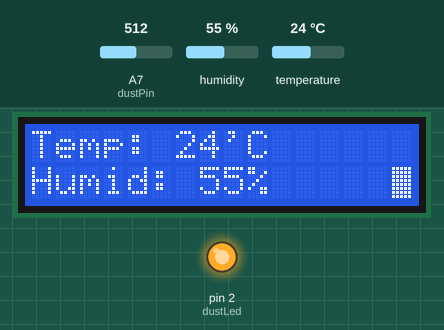
Recording of a sketch running on a simulated Arduino Mega 2560, built with avr-gcc and run on an emulated ATmega2560. Parts: 16×2 character LCD, output pins drawn as LEDs (lit = HIGH). The test bench sets the inputs (shaded band); at power-on: humidity 55 %, temperature 24 °C, A7 (dustPin) = 512. The modem accepts every AT command (registered, SIM ready, sends succeed) and sends nothing else; what the sketch prints to the serial monitor is not drawn.

Above: at 12.8 s.
12.9 s: humidity set to 22 %
At 21.4 s:
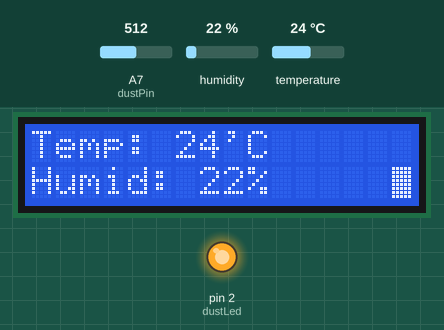
21.7 s: temperature set to 12 °C
At 30.0 s:
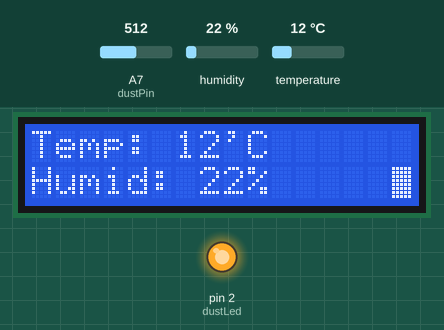
30.3 s: humidity set to 40 %
At 37.9 s:
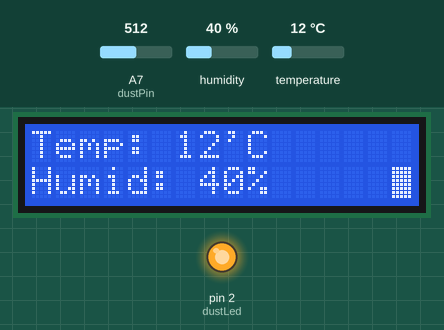
38.6 s: temperature set to 19 °C
At 46.7 s:
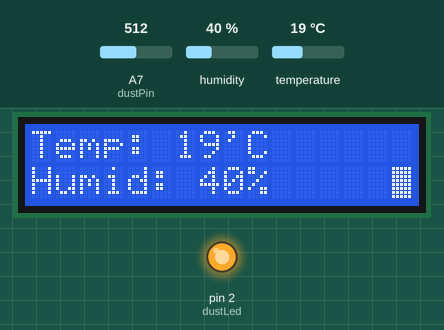
Timing chart, 0 to 47.9 s (numbered marks = the images above; inputs shaded):
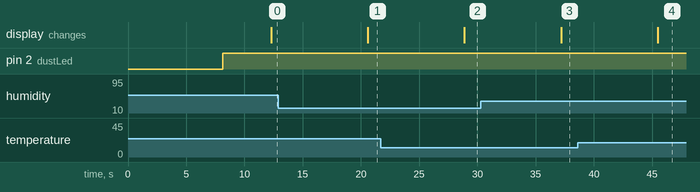

Measured:
- after the input at 12.9 s, the display: changes after 7.7 s (image 1)
- after the input at 21.7 s, the display: changes after 7.2 s (image 2)
- after the input at 30.3 s, the display: changes after 6.9 s (image 3)
- after the input at 38.6 s, the display: changes after 6.9 s (image 4)

The sketch:

IoT.ino
```cpp
#include <SoftwareSerial.h> // SofrwareSerial 사용을 위한 라이브러리
#include <LiquidCrystal.h> // LCD 사용을 위한 라이브러리
#include <DHT.h> // 온습도 센서 사용을 위한 라이브러리

#define SSID "Exynos8890" // 연결 할 AP의 SSID
#define PASS "icnxkmaster" // 연결 할 AP의 Password
#define DST_IP "strixqlater.iptime.org" //서버 측 주소 값
#define dhtPin 7 // 온습도 센서 Data Pin
#define dustPin A7 // 미세먼지 센서 Analog Pin
#define dustLed 2 // 미세먼지 센서 LED Pin

SoftwareSerial dbgSerial(10, 11); // ESP8266 소프트웨어 시리얼 통신을 위한 Rx, Tx 설정
LiquidCrystal lcd(48, 49, 50, 51, 52, 53);
DHT dht(dhtPin, DHT11); // 온습도 센서 초기화

int temp; // 온도 변수 선언
int humid; // 습도 변수 선언

float dustVal = 0; // 미세먼지 Analog 데이터 값 저장 변수 선언
float dustDensity = 0; // 미세먼지 측정값 변수 선언
int delayTime = 280; // 미세먼지 측정 시 LED 꺼짐 시간
int delayTime2 = 40; // 미세먼지 측정 시 LED 켜짐 시간
float offTime = 9680; // 미세먼지 측정 대기 시간

void setup() {
  Serial.begin(9600); // 시리얼 포트 초기화
  Serial.setTimeout(5000); // 시리얼 포트 타임아웃 설정
  dbgSerial.begin(9600); // ESP8266 포트 초기화
  lcd.begin(16, 2); // LCD 모듈 초기화
  pinMode(dustLed, OUTPUT); // 미세먼지 센서 LED 초기화

  Serial.println("ESP8266");
  Serial.println("connecting...");

  lcd.home();
  lcd.clear();
  lcd.print("Initializing...");
  lcd.setCursor(0, 1);
  lcd.print("@codegazer");

  // ESP8266 모듈을 이용하여 AP 연결
  boolean connected = false;
  for(int i = 0; i < 10; i++) {
    if(connectWiFi()) {
      connected = true;
      break;
    }
  }

  if(!connected) {
    while(1);
  }
  delay(5000);

  dbgSerial.println("AT+CIPMUX=0");
}

// 센서 값을 서버 측으로 전송 함수
void DataToServer() {
  temp = dht.readTemperature(); // 온도 측정
  humid = dht.readHumidity(); // 습도 측정

  //미세먼지 측정
  digitalWrite(dustLed,LOW);
  delayMicroseconds(delayTime);
  dustVal = analogRead(dustPin);
  delayMicroseconds(delayTime2);
  digitalWrite(dustLed,HIGH);
  delayMicroseconds(offTime);
  dustDensity = 0.17*(dustVal*0.0049)-0.1;

  // 서버와의 연결 시도
  String cmd = "AT+CIPSTART=\"TCP\",\"";
  cmd += DST_IP;
  cmd += "\",80";
  Serial.println(cmd);
  dbgSerial.println(cmd);

  // TCP 연결 오류 체크
  if(dbgSerial.find("Error")) {
    Serial.println("TCP connect error");
    return;
  }

  // 서버 측으로 센서에서 받아온 정보를 전송
  cmd = "GET /data.php?temp=";
  cmd += temp;
  cmd += "&humid=";
  cmd += humid;
  cmd += "&dust=";
  cmd += dustDensity;
  cmd += "\r\n";
  dbgSerial.print("AT+CIPSEND=");
  dbgSerial.println(cmd.length());

  Serial.println(cmd);

  // 서버 측으로 센서 정보 전송 성공
  if(dbgSerial.find(">")) {
    Serial.print(">");
  }

  // 서버 측으로 센서 정보 전송 실패
  else {
    dbgSerial.println("AP+CIPCLOSE");
    Serial.println("connection timeout!");
    delay(1000);
    return;
  }

  dbgSerial.print(cmd);
  delay(2000);

  while(Serial.available()) {
    char c = Serial.read();
    dbgSerial.write(c);
    if(c == '\r') dbgSerial.print('\n');
  }
  Serial.println(" OK");
  delay(1000);
}

// 센서의 정보를 LCD로 출력하는 함수
void lcdPrint() {
  lcd.clear();
  lcd.print("Temp: ");
  lcd.print(temp);
  lcd.print("'C");
  lcd.setCursor(0, 1);
  lcd.print("Humid: ");
  lcd.print(humid);
  lcd.print("%");
  lcd.setCursor(15, 1);
  lcd.blink();
}

void loop() {
  Serial.println("Requesting sensor data...");
  DataToServer();
  lcdPrint();
}

// ESP8266 모듈의 AP 연결 함수
boolean connectWiFi()
{
  //dbgSerial.println("AT+CWMODE=1");

  String cmd="AT+CWJAP=\"";
  cmd+=SSID;
  cmd+="\",\"";
  cmd+=PASS;
  cmd+="\"";
  dbgSerial.println(cmd);
  Serial.println(cmd);
  delay(3000);

  //AP 연결 성공 시 해당 문자열 출력
  if(dbgSerial.find("OK")) {
    Serial.println("OK, AP connect successfully.");
    return true;
  }

  // AP 연결 실패 시 해당 문자열 출력
  else {
    Serial.println("Error, AP connect failed.");
    return false;
  }
}
```
